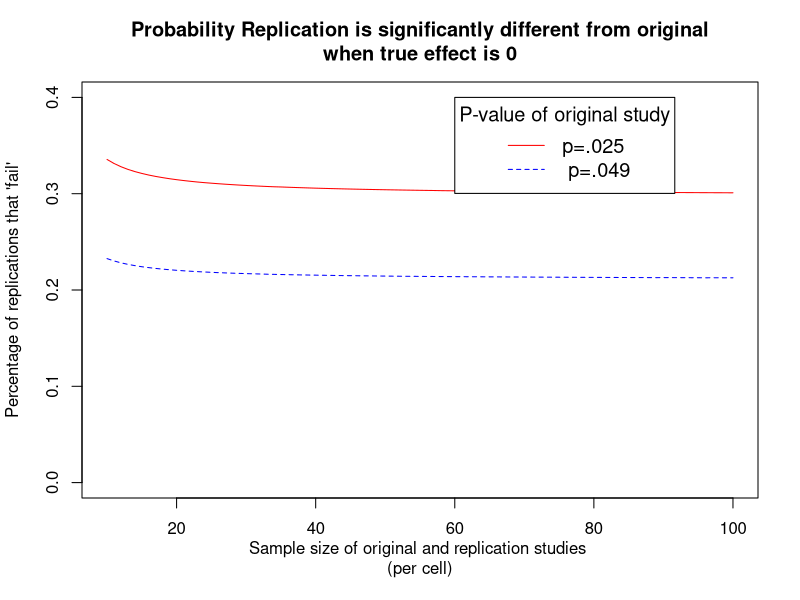

Write R code to recreate this figure.
#R Code behind Figures S1 in online supplement of  "Small Telescopes"
#Written by Uri Simonsohn (uws@wharton.upenn.edu)
#Last update: 2014 12 15
##################################################################



#Function that computes variance of d estimate
vard=function(d,n) 2/n+((d**2)/(4*n))

#Function used to compute effect size needed for the replication to differ p<.05 from original
pQ=function(p1,d2,n)
  #SYNTAX:
  #p1: p-value of original finding (Example in paper is p1=.025)
  #n:  sample size of original finding (and replication)
  #d2: effect size of the replication, this is the variable we will solve  for
  
{
  #Compute the t-value implied by the entered p-value and sample size
  t1=qt(1-p1/2,df=2*n-2)
  #Convert the t-value to an effect size for the original study
  d1=2*t1/sqrt(2*n)
  #Compute the variance of both studies
  v1=vard(d1,n)
  v2=vard(d2,n)
  #Compute the average effect size
  dbar=(d1/v1+d2/v2)/(1/v1+1/v2)
  #Compute the heterogeneity test
  Q=(d1-dbar)**2/v1+(d2-dbar)**2/v2
  #Compute difference between p-value for that test and .05
  #This allows solving for the d2 that makes this funciton return 0 via uniroot()
  p=1-pchisq(Q,1)-.05
  return(p)
}

#With uniroot we solve for d2:
#Example: if p1=.025 and n=20, we find the d2 that is significantly different from d1
  uniroot(pQ, c(-1,.5), p1=.025,n = 20)$root

#Compute needed d2 in replication for every sample size between 10 and 100, if original had p=.025 or p=.049
  d25=d49=c()  #store results here
  for (i in 10:100)
  {
  #Compute this d2
  #if original was p=.025
    d25.k=uniroot(pQ, c(-1,.5), p1=.025,n = i)$root 
  #if original was p=.049
    d49.k=uniroot(pQ, c(-1,.5), p1=.049,n = i)$root 
  #Archive it with all d2s
    d25=c(d25, d25.k) 
    d49=c(d49, d49.k) 
}

#Now compute how likely each of those d-values are
#Create vectors with sample sizes n=10 to n=100
  n.all=seq(from=10, to=100)
#Convert d to t
  t25=(d25/2)*sqrt(2*n.all)
  t49=(d49/2)*sqrt(2*n.all)

#How likely is this each t under null of d2=0?
  p25=pt(t25,df=2*n.all-2)
  p49=pt(t49,df=2*n.all-2)

#plot results (figure in supplement made in Excel, but similar to this one)
  plot(n.all ,p25,col="red",ylim=c(0,.4),type="l",
     main="Probability Replication is significantly different from original\nwhen true effect is 0",
    xlab="Sample size of original and replication studies \n(per cell)",
    ylab="Percentage of replications that 'fail'")
    lines(n.all,p49,type="l",col="blue",lty=2)
    legend(60,.4,col=c("red","blue"),lty=c(1,2),
           title="P-value of original study",cex=1.2,
            legend=c("p=.025"," p=.049"))
